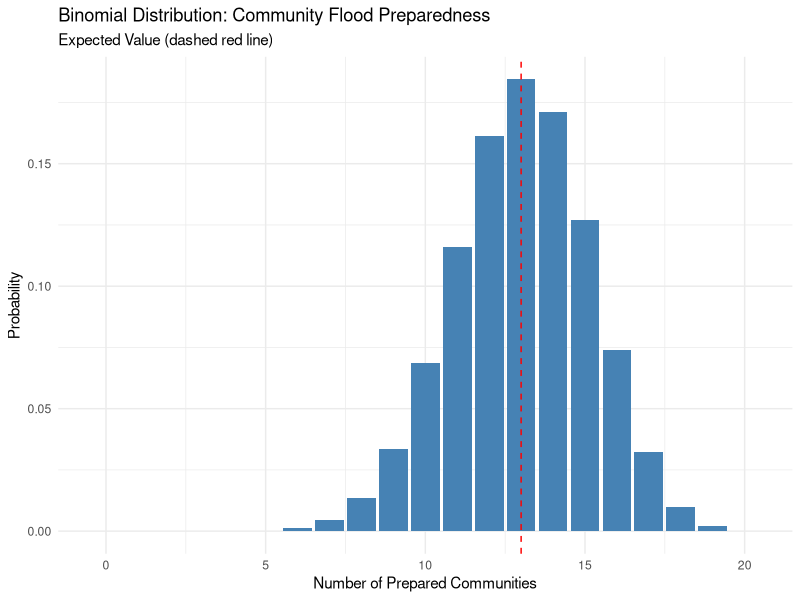
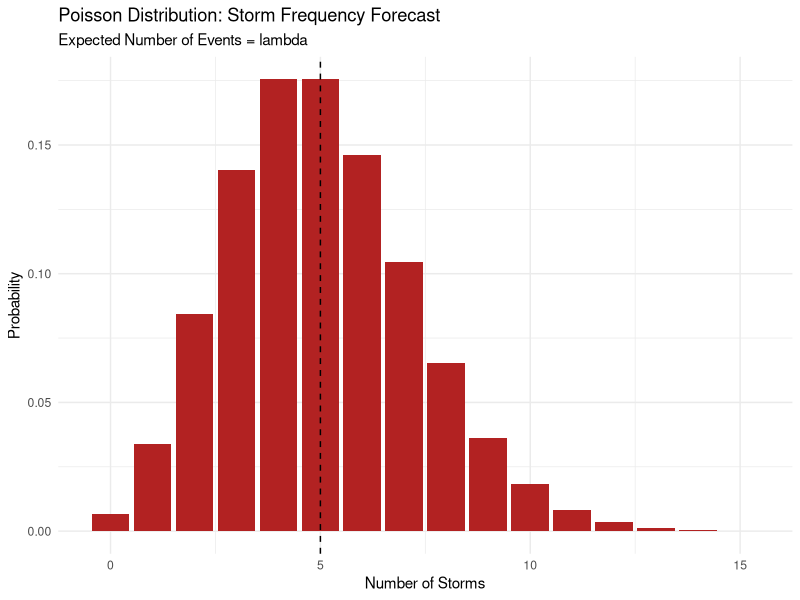
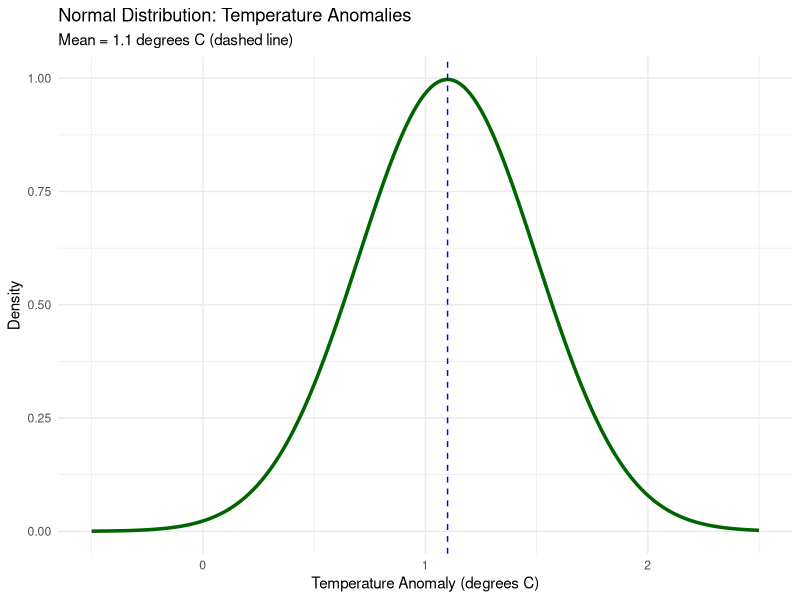

The R script that drew these images, in order:
library(ggplot2)

# Binomial Distribution - Community Flood Preparedness
n <- 20
p <- 0.65
x_binom <- 0:n
y_binom <- dbinom(x_binom, size = n, prob = p)
expected_binom <- n * p

df_binom <- data.frame(Prepared = x_binom, Probability = y_binom)

ggplot(df_binom, aes(Prepared, Probability)) +
  geom_bar(stat = "identity", fill = "steelblue") +
  geom_vline(xintercept = expected_binom, linetype = "dashed", color = "red") +
  labs(
    title = "Binomial Distribution: Community Flood Preparedness",
    subtitle = "Expected Value (dashed red line)",
    x = "Number of Prepared Communities",
    y = "Probability"
  ) +
  theme_minimal()

# Poisson Distribution - Storm Frequency Forecast
lambda <- 5
x_poisson <- 0:15
y_poisson <- dpois(x_poisson, lambda = lambda)

df_poisson <- data.frame(Events = x_poisson, Probability = y_poisson)

ggplot(df_poisson, aes(Events, Probability)) +
  geom_bar(stat = "identity", fill = "firebrick") +
  geom_vline(xintercept = lambda, linetype = "dashed", color = "black") +
  labs(
    title = "Poisson Distribution: Storm Frequency Forecast",
    subtitle = "Expected Number of Events = lambda",
    x = "Number of Storms",
    y = "Probability"
  ) +
  theme_minimal()

# Normal Distribution - Temperature Anomalies
mean_temp <- 1.1
sd_temp <- 0.4
x_temp <- seq(-0.5, 2.5, length.out = 200)
y_temp <- dnorm(x_temp, mean = mean_temp, sd = sd_temp)

df_temp <- data.frame(Anomaly = x_temp, Density = y_temp)

ggplot(df_temp, aes(Anomaly, Density)) +
  geom_line(color = "darkgreen", linewidth = 1.2) +
  geom_vline(xintercept = mean_temp, linetype = "dashed", color = "blue") +
  labs(
    title = "Normal Distribution: Temperature Anomalies",
    subtitle = "Mean = 1.1 degrees C (dashed line)",
    x = "Temperature Anomaly (degrees C)",
    y = "Density"
  ) +
  theme_minimal()
